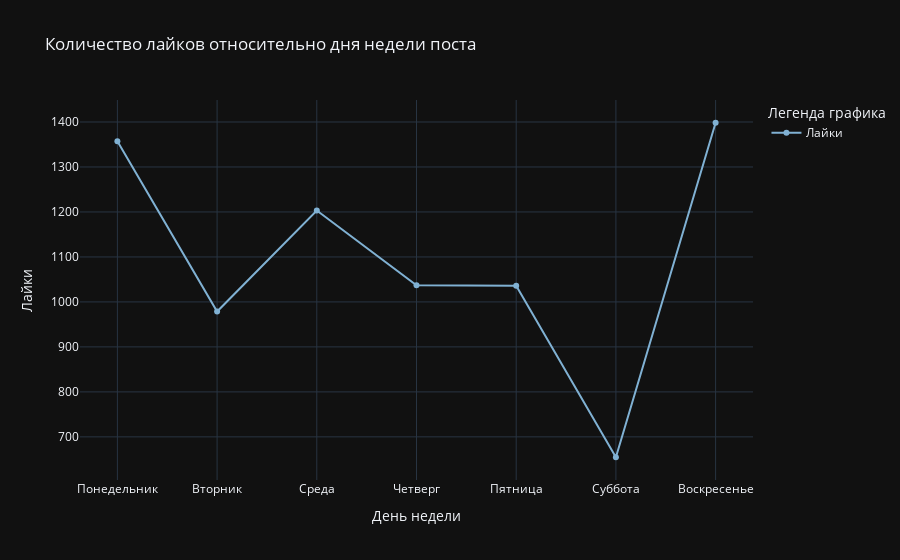

This figure's notebook cell:
### Markdown cell above
## Количество лайков в зависимости от дня недели (Среднее)

### Code cell
# Group the data by 'weekday' and calculate the sum of 'likes'
likes_by_weekday = df_all.groupby(['weekday', 'weekday_number'])['likes'].mean().reset_index().sort_values('weekday_number')

# Create a line plot using plotly express
fig = px.line(likes_by_weekday,
             x='weekday',
             y='likes',
             title='Количество лайков относительно дня недели поста',
             template='plotly_dark')

fig.update_traces(
    line_color=px.colors.qualitative.Set3[4],
    name='Лайки',
    mode='markers+lines',
    showlegend=True
)

fig.update_layout(barmode='group',
                  showlegend=True,
                  legend_title='Легенда графика'
)

fig.update_yaxes(title_text='Лайки')
fig.update_xaxes(title_text='День недели')

fig.show()

### Figure 1 — Plotly figure (JSON) as saved in the notebook; plotly's stock layout.template omitted (floating-point values rounded to 4 significant figures)
{"data": [{"hovertemplate": "weekday=%{x}<br>likes=%{y}<extra></extra>", "legendgroup": "", "line": {"color": "rgb(128,177,211)", "dash": "solid"}, "marker": {"symbol": "circle"}, "mode": "markers+lines", "name": "Лайки", "orientation": "v", "showlegend": true, "type": "scatter", "x": ["Понедельник", "Вторник", "Среда", "Четверг", "Пятница", "Суббота", "Воскресенье"], "xaxis": "x", "y": [1357.0, 978.7, 1203.0, 1037.0, 1036.0, 654.7, 1398.0], "yaxis": "y"}], "layout": {"barmode": "group", "legend": {"title": {"text": "Легенда графика"}, "tracegroupgap": 0}, "showlegend": true, "title": {"text": "Количество лайков относительно дня недели поста"}, "xaxis": {"anchor": "y", "domain": [0, 1], "title": {"text": "День недели"}}, "yaxis": {"anchor": "x", "domain": [0, 1], "title": {"text": "Лайки"}}}}
